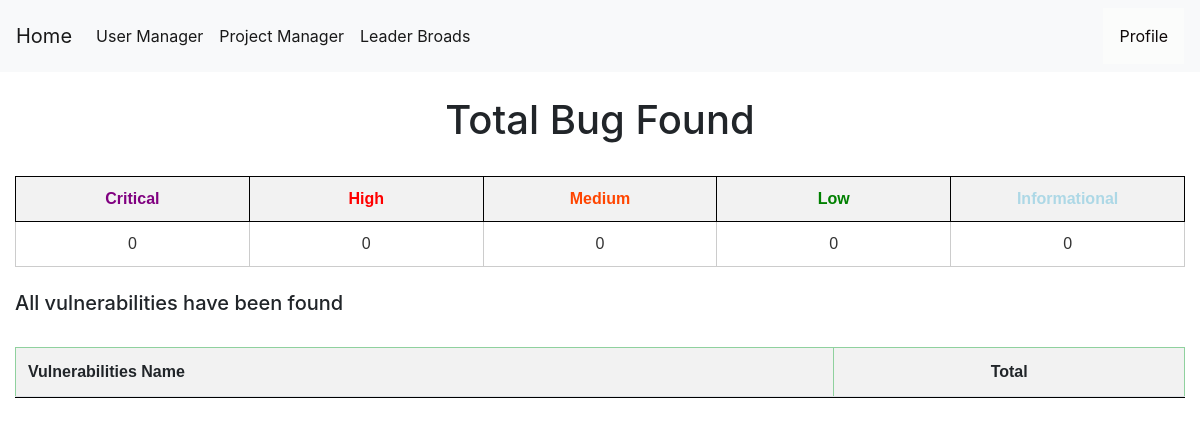
The app's page /dashboard (signed in), older data.
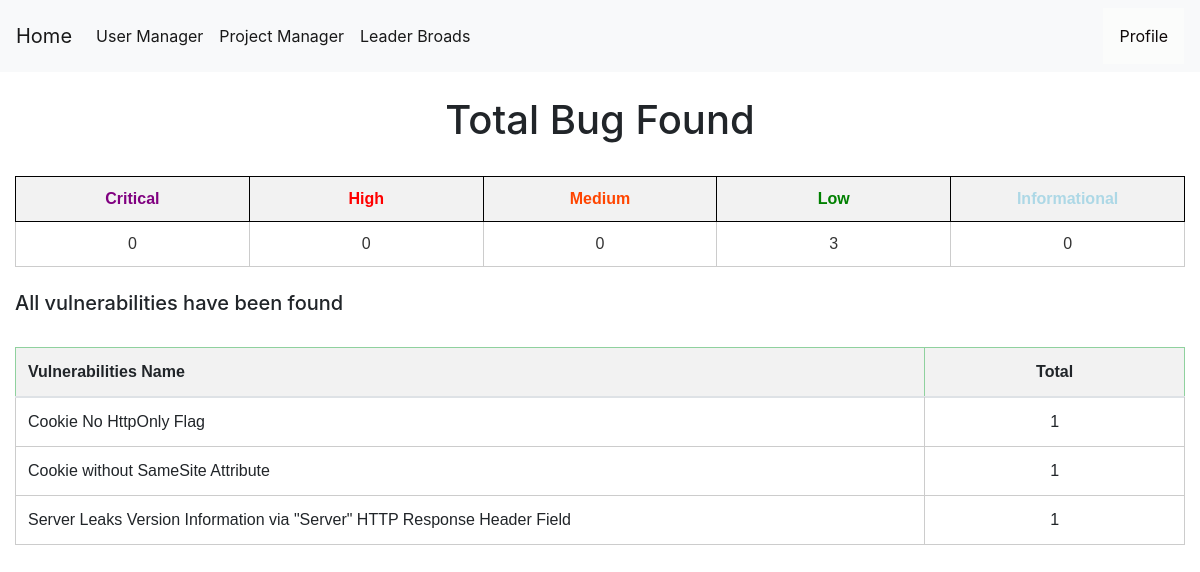
The same page, newer data.
### tables this page shows
CREATE TABLE bugs (
    bugid INTEGER PRIMARY KEY AUTOINCREMENT,
    requestid INTEGER NOT NULL,
    name TEXT NOT NULL,
    bugurl TEXT NOT NULL,
    method TEXT NOT NULL,
    cweid TEXT NOT NULL,
    confidence TEXT NOT NULL,
    description TEXT NOT NULL,
    solution TEXT NOT NULL,
    risk TEXT NOT NULL,
    reference TEXT NOT NULL DEFAULT NONE,
    other TEXT NOT NULL DEFAULT NONE,
    pentester TEXT,
    FOREIGN KEY (pentester) REFERENCES users(username) ON DELETE CASCADE
    FOREIGN KEY (requestid) REFERENCES requests(requestid) ON DELETE CASCADE
);

### app.py (the view)
@app.route("/dashboard")
def dashboard():
    try:
        if session["userid"] == None:
            return redirect(url_for('login'))
    except:
        print('a')
    if session["userid"] is not None:
        currentuser = get_current_user()
        conn = get_db_connection()
        critical = conn.execute('SELECT count(bugid) FROM bugs WHERE risk = ? AND pentester = ?',('Critial',currentuser["username"],)).fetchone()
        total_critical = critical['count(bugid)']
        conn.commit()
        high = conn.execute('SELECT count(bugid) FROM bugs WHERE risk = ? AND pentester = ?',('High',currentuser["username"],)).fetchone()
        total_high = high['count(bugid)']
        conn.commit()
        medium = conn.execute('SELECT count(bugid) FROM bugs WHERE risk = ? AND pentester = ?',('Medium',currentuser["username"],)).fetchone()
        total_medium = medium['count(bugid)']
        conn.commit()
        low = conn.execute('SELECT count(bugid) FROM bugs WHERE risk = ? AND pentester = ?',('Low',currentuser["username"],)).fetchone()
        total_low = low['count(bugid)']
        conn.commit()
        info = conn.execute('SELECT count(bugid) FROM bugs WHERE risk = ? AND pentester = ?',('Informational',currentuser["username"],)).fetchone()
        total_info = info['count(bugid)']
        conn.commit()
        bugs = conn.execute('SELECT name,count(bugid) FROM bugs WHERE pentester = ? group by name',(currentuser["username"],)).fetchall()
        conn.commit()
    else:
        render_template('base.html')
    return render_template('dashboard.html',total_critical=total_critical,total_high=total_high,total_medium=total_medium,total_low=total_low,total_info=total_info,bugs=bugs)

### app.py (called while the page is built)
def get_db_connection():
    conn = sqlite3.connect('database.db')
    conn.row_factory = sqlite3.Row
    return conn

def get_current_user():
    userid = session["userid"]
    conn = get_db_connection()
    user = conn.execute('SELECT * FROM users WHERE userid = ?',(userid,)).fetchone()
    conn.commit()
    conn.close()
    return user

### templates/dashboard.html (shortened to what this page needs)
{% extends 'base.html' %} {% block content %}
<link rel= "stylesheet" type= "text/css" href= "{{ url_for('static',filename='css/index.css') }}">
<center><h1> Total Bug Found</h1></center></br>
<div>
  <table>
    <tr>
      <th style="text-align: center" style="color: red"><a style="color:purple">Critical</a></th>
      <th style="text-align: center" style="color: red"><a style="color:Red">High</a></th>
      <th style="text-align: center" style="color: red"><a style="color:orangered">Medium</a></th>
      <th style="text-align: center" style="color: red"><a style="color:green">Low</a></th>
      <th style="text-align: center" style="color: red"><a style="color:lightblue">Informational</a></th>
    </tr>
    <tr>
      <td style="text-align: center" >{{total_critical}}</td>
      <td style="text-align: center" >{{total_high}}</td>
      <td style="text-align: center" >{{total_medium}}</td>
      <td style="text-align: center" >{{total_low}}</td>
      <td style="text-align: center" >{{total_info}}</td>
    </tr>
  </table>
</div>
<br>
<div>
  <h5> All vulnerabilities have been found</h5></br>
    <table class="table">
      <thead class="table-success">
        <tr>
          <th style="width: 70%;"><a>Vulnerabilities Name</a></th>
          <th style="text-align: center" ><a>Total</a></th>
        </tr>
      </thead>
      <tbody>
        <tr>
          {% for bug in bugs  %}
          <tr>
              <td style="width: 70%;">{{bug.name}}</td>
              <td style="text-align: center">{{bug['count(bugid)']}}</td>
          </tr>
          {% endfor %}
        </tr>
      </tbody>
    </table>
</div>
{% endblock %}

Row changes from the older to the newer data that the page shows:
added bugs: name "Cookie No HttpOnly Flag", bug "1"
added bugs: name "Cookie without SameSite Attribute", bug "1"
added bugs: name "Server Leaks Version Information via \"Server\" HTTP Response Header Field", bug "1"
Text that changed along with them:
{{ total_low }}: "0" → "3"
